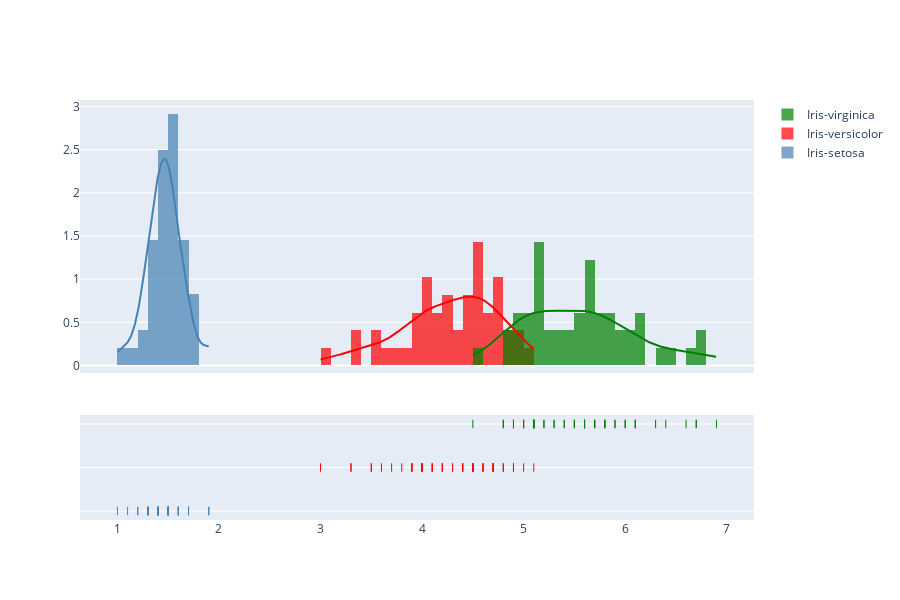

Write notebook code for a chart like this one.
### Code cell
grouped_data = [df[df['class'] == cl]['petal_length'] for cl in df['class'].unique()]
group_labels = [cl for cl in df['class'].unique()]

data = ff.create_distplot(grouped_data,
                          group_labels=group_labels,
                          bin_size=0.1,
                          colors=['steelblue', 'red', 'green'])

layout = go.Layout(title='Sepal length of iris flowers histogram',
                     title_x=0.5,
                     xaxis=dict(title='Petal length'),
                     yaxis=dict(title='Frequency'),
                     bargap=0.05,
                     height=600)
fig = go.Figure(data=data, layout=layout)
fig.update_layout(height=600)
fig.show()

### Figure 1 — Plotly figure (JSON) as saved in the notebook; plotly's stock layout.template omitted (floating-point values rounded to 4 significant figures; data arrays with more than 128 entries replaced by an {"elided": "..."} marker saying what was removed)
{"data": [{"autobinx": false, "histnorm": "probability density", "legendgroup": "Iris-setosa", "marker": {"color": "steelblue"}, "name": "Iris-setosa", "opacity": 0.7, "type": "histogram", "x": [1.4, 1.4, 1.3, 1.5, 1.4, 1.7, 1.4, 1.5, 1.4, 1.5, 1.5, 1.6, 1.4, 1.1, 1.2, 1.5, 1.3, 1.4, 1.7, 1.5, 1.7, 1.5, 1, 1.7, 1.9, 1.6, 1.6, 1.5, 1.4, 1.6, 1.6, 1.5, 1.5, 1.4, 1.5, 1.2, 1.3, 1.5, 1.3, 1.5, 1.3, 1.3, 1.3, 1.6, 1.9, 1.4, 1.6, 1.4, 1.5, 1.4], "xaxis": "x", "xbins": {"end": 1.9, "size": 0.1, "start": 1}, "yaxis": "y"}, {"autobinx": false, "histnorm": "probability density", "legendgroup": "Iris-versicolor", "marker": {"color": "red"}, "name": "Iris-versicolor", "opacity": 0.7, "type": "histogram", "x": [4.7, 4.5, 4.9, 4, 4.6, 4.5, 4.7, 3.3, 4.6, 3.9, 3.5, 4.2, 4, 4.7, 3.6, 4.4, 4.5, 4.1, 4.5, 3.9, 4.8, 4, 4.9, 4.7, 4.3, 4.4, 4.8, 5, 4.5, 3.5, 3.8, 3.7, 3.9, 5.1, 4.5, 4.5, 4.7, 4.4, 4.1, 4, 4.4, 4.6, 4, 3.3, 4.2, 4.2, 4.2, 4.3, 3, 4.1], "xaxis": "x", "xbins": {"end": 5.1, "size": 0.1, "start": 3}, "yaxis": "y"}, {"autobinx": false, "histnorm": "probability density", "legendgroup": "Iris-virginica", "marker": {"color": "green"}, "name": "Iris-virginica", "opacity": 0.7, "type": "histogram", "x": [6, 5.1, 5.9, 5.6, 5.8, 6.6, 4.5, 6.3, 5.8, 6.1, 5.1, 5.3, 5.5, 5, 5.1, 5.3, 5.5, 6.7, 6.9, 5, 5.7, 4.9, 6.7, 4.9, 5.7, 6, 4.8, 4.9, 5.6, 5.8, 6.1, 6.4, 5.6, 5.1, 5.6, 6.1, 5.6, 5.5, 4.8, 5.4, 5.6, 5.1, 5.1, 5.9, 5.7, 5.2, 5, 5.2, 5.4, 5.1], "xaxis": "x", "xbins": {"end": 6.9, "size": 0.1, "start": 4.5}, "yaxis": "y"}, {"legendgroup": "Iris-setosa", "marker": {"color": "steelblue"}, "mode": "lines", "name": "Iris-setosa", "showlegend": false, "type": "scatter", "x": {"elided": "500 float values"}, "xaxis": "x", "y": {"elided": "500 float values"}, "yaxis": "y"}, {"legendgroup": "Iris-versicolor", "marker": {"color": "red"}, "mode": "lines", "name": "Iris-versicolor", "showlegend": false, "type": "scatter", "x": {"elided": "500 float values"}, "xaxis": "x", "y": {"elided": "500 float values"}, "yaxis": "y"}, {"legendgroup": "Iris-virginica", "marker": {"color": "green"}, "mode": "lines", "name": "Iris-virginica", "showlegend": false, "type": "scatter", "x": {"elided": "500 float values"}, "xaxis": "x", "y": {"elided": "500 float values"}, "yaxis": "y"}, {"legendgroup": "Iris-setosa", "marker": {"color": "steelblue", "symbol": "line-ns-open"}, "mode": "markers", "name": "Iris-setosa", "showlegend": false, "type": "scatter", "x": [1.4, 1.4, 1.3, 1.5, 1.4, 1.7, 1.4, 1.5, 1.4, 1.5, 1.5, 1.6, 1.4, 1.1, 1.2, 1.5, 1.3, 1.4, 1.7, 1.5, 1.7, 1.5, 1, 1.7, 1.9, 1.6, 1.6, 1.5, 1.4, 1.6, 1.6, 1.5, 1.5, 1.4, 1.5, 1.2, 1.3, 1.5, 1.3, 1.5, 1.3, 1.3, 1.3, 1.6, 1.9, 1.4, 1.6, 1.4, 1.5, 1.4], "xaxis": "x", "y": ["Iris-setosa", "Iris-setosa", "Iris-setosa", "Iris-setosa", "Iris-setosa", "Iris-setosa", "Iris-setosa", "Iris-setosa", "Iris-setosa", "Iris-setosa", "Iris-setosa", "Iris-setosa", "Iris-setosa", "Iris-setosa", "Iris-setosa", "Iris-setosa", "Iris-setosa", "Iris-setosa", "Iris-setosa", "Iris-setosa", "Iris-setosa", "Iris-setosa", "Iris-setosa", "Iris-setosa", "Iris-setosa", "Iris-setosa", "Iris-setosa", "Iris-setosa", "Iris-setosa", "Iris-setosa", "Iris-setosa", "Iris-setosa", "Iris-setosa", "Iris-setosa", "Iris-setosa", "Iris-setosa", "Iris-setosa", "Iris-setosa", "Iris-setosa", "Iris-setosa", "Iris-setosa", "Iris-setosa", "Iris-setosa", "Iris-setosa", "Iris-setosa", "Iris-setosa", "Iris-setosa", "Iris-setosa", "Iris-setosa", "Iris-setosa"], "yaxis": "y2"}, {"legendgroup": "Iris-versicolor", "marker": {"color": "red", "symbol": "line-ns-open"}, "mode": "markers", "name": "Iris-versicolor", "showlegend": false, "type": "scatter", "x": [4.7, 4.5, 4.9, 4, 4.6, 4.5, 4.7, 3.3, 4.6, 3.9, 3.5, 4.2, 4, 4.7, 3.6, 4.4, 4.5, 4.1, 4.5, 3.9, 4.8, 4, 4.9, 4.7, 4.3, 4.4, 4.8, 5, 4.5, 3.5, 3.8, 3.7, 3.9, 5.1, 4.5, 4.5, 4.7, 4.4, 4.1, 4, 4.4, 4.6, 4, 3.3, 4.2, 4.2, 4.2, 4.3, 3, 4.1], "xaxis": "x", "y": ["Iris-versicolor", "Iris-versicolor", "Iris-versicolor", "Iris-versicolor", "Iris-versicolor", "Iris-versicolor", "Iris-versicolor", "Iris-versicolor", "Iris-versicolor", "Iris-versicolor", "Iris-versicolor", "Iris-versicolor", "Iris-versicolor", "Iris-versicolor", "Iris-versicolor", "Iris-versicolor", "Iris-versicolor", "Iris-versicolor", "Iris-versicolor", "Iris-versicolor", "Iris-versicolor", "Iris-versicolor", "Iris-versicolor", "Iris-versicolor", "Iris-versicolor", "Iris-versicolor", "Iris-versicolor", "Iris-versicolor", "Iris-versicolor", "Iris-versicolor", "Iris-versicolor", "Iris-versicolor", "Iris-versicolor", "Iris-versicolor", "Iris-versicolor", "Iris-versicolor", "Iris-versicolor", "Iris-versicolor", "Iris-versicolor", "Iris-versicolor", "Iris-versicolor", "Iris-versicolor", "Iris-versicolor", "Iris-versicolor", "Iris-versicolor", "Iris-versicolor", "Iris-versicolor", "Iris-versicolor", "Iris-versicolor", "Iris-versicolor"], "yaxis": "y2"}, {"legendgroup": "Iris-virginica", "marker": {"color": "green", "symbol": "line-ns-open"}, "mode": "markers", "name": "Iris-virginica", "showlegend": false, "type": "scatter", "x": [6, 5.1, 5.9, 5.6, 5.8, 6.6, 4.5, 6.3, 5.8, 6.1, 5.1, 5.3, 5.5, 5, 5.1, 5.3, 5.5, 6.7, 6.9, 5, 5.7, 4.9, 6.7, 4.9, 5.7, 6, 4.8, 4.9, 5.6, 5.8, 6.1, 6.4, 5.6, 5.1, 5.6, 6.1, 5.6, 5.5, 4.8, 5.4, 5.6, 5.1, 5.1, 5.9, 5.7, 5.2, 5, 5.2, 5.4, 5.1], "xaxis": "x", "y": ["Iris-virginica", "Iris-virginica", "Iris-virginica", "Iris-virginica", "Iris-virginica", "Iris-virginica", "Iris-virginica", "Iris-virginica", "Iris-virginica", "Iris-virginica", "Iris-virginica", "Iris-virginica", "Iris-virginica", "Iris-virginica", "Iris-virginica", "Iris-virginica", "Iris-virginica", "Iris-virginica", "Iris-virginica", "Iris-virginica", "Iris-virginica", "Iris-virginica", "Iris-virginica", "Iris-virginica", "Iris-virginica", "Iris-virginica", "Iris-virginica", "Iris-virginica", "Iris-virginica", "Iris-virginica", "Iris-virginica", "Iris-virginica", "Iris-virginica", "Iris-virginica", "Iris-virginica", "Iris-virginica", "Iris-virginica", "Iris-virginica", "Iris-virginica", "Iris-virginica", "Iris-virginica", "Iris-virginica", "Iris-virginica", "Iris-virginica", "Iris-virginica", "Iris-virginica", "Iris-virginica", "Iris-virginica", "Iris-virginica", "Iris-virginica"], "yaxis": "y2"}], "layout": {"barmode": "overlay", "height": 600, "hovermode": "closest", "legend": {"traceorder": "reversed"}, "xaxis": {"anchor": "y2", "domain": [0, 1], "zeroline": false}, "yaxis": {"anchor": "free", "domain": [0.35, 1], "position": 0}, "yaxis2": {"anchor": "x", "domain": [0, 0.25], "dtick": 1, "showticklabels": false}}}
